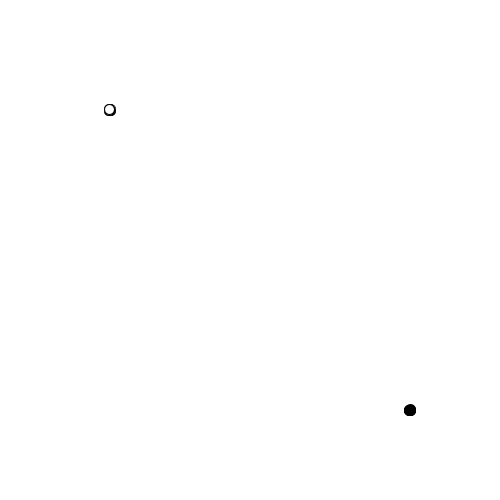
Frame 1 (no input)
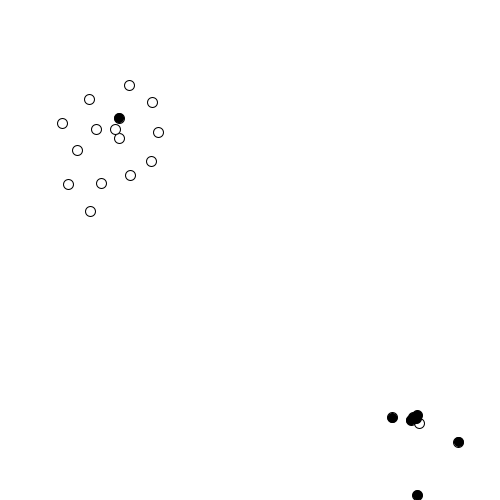
Frame 60 (the mouse pressed at the canvas centre just before this capture)
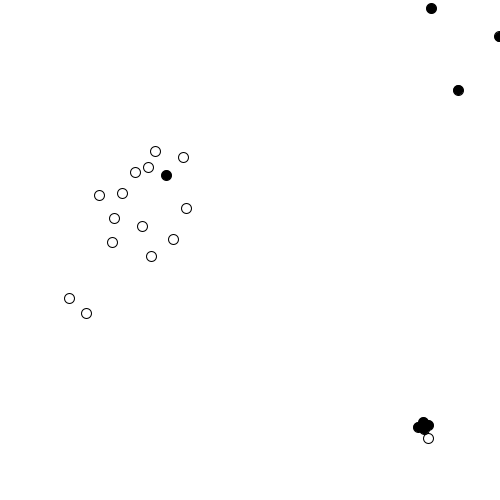
Frame 120 (the mouse held since frame 60 and released just before this capture)

The Processing sketch that drew these frames (run headless with seeded random() and noise(); from frame 60 on, the mouse is pressed at the canvas centre):

// Processing sketch: processing_123169
// ── processing_123169.pde


Flock1 flock1; 
Flock2 flock2; 
Flock3 flock3;// flock4;

boolean record1, record2, record3;

void setup() {
  size(500, 500);
  flock1 = new Flock1();
  flock2 = new Flock2();
  flock3 = new Flock3();
  //flock4 = new Flock();
  // Add an initial set of boids into the system
  for (int i = 0; i < 15; i++) {
    flock1.addBoid(new Boid(100, 100));
    //flock3.addBoid(new Boid(500, 0));
    //flock4.addBoid(new Boid(500, 500));
  }
  for (int i = 0; i < 5; i++) {
    flock2.addBoid2(new Boid2(400, 400));
  }
  for (int i = 0; i < 3; i++) {
    flock3.addBoid3(new Boid3(400, 400));
  }
}

void draw() {
  background(255);
  flock1.run();
  flock2.run();
  flock3.run();
  //flock4.run();
  
   if (record1) {
    flock1.addBoid(new Boid(mouseX, mouseY));
  }
 
  if (record1) {
    record1 = false;
  }
  if (record2) {
    flock2.addBoid2(new Boid2(mouseX, mouseY));
  }
 
  if (record2) {
    record2 = false;
  }
}

/*
// Add a new boid into the System
void mousePressed() {
  flock1.addBoid(new Boid(mouseX, mouseY));
}

/*
void keyPressed() {
  flock2.addBoid2(new Boid2(mouseX, mouseY));
}
*/

// Use a keypress so thousands of files aren't created
void keyPressed() {
  if (key == 'w') {
   record1 = true;
  }
  if (key == 'b') {
   record2 = true;
  }
}



// The Boid class

class Boid {

  PVector location, velocity, acceleration;
  float r;
  float maxforce;    // Maximum steering force
  float maxspeed;    // Maximum speed

    Boid(float x, float y) {
    acceleration = new PVector(0, 0);

    // This is a new PVector method not yet implemented in JS
    // velocity = PVector.random2D();

    // Leaving the code temporarily this way so that this example runs in JS
    float angle = random(TWO_PI);
    velocity = new PVector(cos(angle), sin(angle));

    location = new PVector(x, y);
    r = 2.0;
    maxspeed = 2;
    maxforce = 0.03;
  }

  void run(ArrayList<Boid> boids) {
    flock(boids);
    update();
    borders();
    render();
  }

  void applyForce(PVector force) {
    // We could add mass here if we want A = F / M
    acceleration.add(force);
  }

  // We accumulate a new acceleration each time based on three rules
  void flock(ArrayList<Boid> boids) {
    PVector sep = separate(boids);   // Separation
    PVector ali = align(boids);      // Alignment
    PVector coh = cohesion(boids);   // Cohesion
    // Arbitrarily weight these forces
    sep.mult(1.5);
    ali.mult(1.0);
    coh.mult(1.0);
    // Add the force vectors to acceleration
    applyForce(sep);
    applyForce(ali);
    applyForce(coh);
  }

  // Method to update location
  void update() {
    // Update velocity
    velocity.add(acceleration);
    // Limit speed
    velocity.limit(maxspeed);
    location.add(velocity);
    // Reset accelertion to 0 each cycle
    acceleration.mult(0);
  }

  // A method that calculates and applies a steering force towards a target
  // STEER = DESIRED MINUS VELOCITY
  PVector seek(PVector target) {
    PVector desired = PVector.sub(target, location);  // A vector pointing from the location to the target
    // Scale to maximum speed
    desired.normalize();
    desired.mult(maxspeed);

    // Above two lines of code below could be condensed with new PVector setMag() method
    // Not using this method until Processing.js catches up
    // desired.setMag(maxspeed);

    // Steering = Desired minus Velocity
    PVector steer = PVector.sub(desired, velocity);
    steer.limit(maxforce);  // Limit to maximum steering force
    return steer;
  }

  void render() {
    // Draw a triangle rotated in the direction of velocity
    float theta = velocity.heading2D() + radians(90);
    // heading2D() above is now heading() but leaving old syntax until Processing.js catches up

    //fill(200, 100);
    stroke(0);
    pushMatrix();
    translate(location.x, location.y);
    ellipse(10, 10, 10, 10);
    fill(255);  
    /*
    rotate(theta);
     beginShape(TRIANGLES);
     vertex(0, -r*2);
     vertex(-r, r*2);
     vertex(r, r*2);
     endShape();
     */
    popMatrix();
  }


 // Bounding Box
  void borders() {
    if (location.x < 0 && velocity.x < 0) velocity.x *= -1;
    if (location.y < 0 && velocity.y < 0 ) velocity.y *= -1;

    if (location.x > width+r && velocity.x < width+r) velocity.x *= -1;
    if (location.y > height+r && velocity.y < height+r) velocity.y *= -1;
  }

  // Separation
  // Method checks for nearby boids and steers away
  PVector separate (ArrayList<Boid> boids) {
    float desiredseparation = 25.0f;
    PVector steer = new PVector(0, 0, 0);
    int count = 0;
    // For every boid in the system, check if it's too close
    for (Boid other : boids) {
      float d = PVector.dist(location, other.location);
      // If the distance is greater than 0 and less than an arbitrary amount (0 when you are yourself)
      if ((d > 0) && (d < desiredseparation)) {
        // Calculate vector pointing away from neighbor
        PVector diff = PVector.sub(location, other.location);
        diff.normalize();
        diff.div(d);        // Weight by distance
        steer.add(diff);
        count++;            // Keep track of how many
      }
    }
    // Average -- divide by how many
    if (count > 0) {
      steer.div((float)count);
    }

    // As long as the vector is greater than 0
    if (steer.mag() > 0) {
      // First two lines of code below could be condensed with new PVector setMag() method
      // Not using this method until Processing.js catches up
      // steer.setMag(maxspeed);

      // Implement Reynolds: Steering = Desired - Velocity
      steer.normalize();
      steer.mult(maxspeed);
      steer.sub(velocity);
      steer.limit(maxforce);
    }
    return steer;
  }

  // Alignment
  // For every nearby boid in the system, calculate the average velocity
  PVector align (ArrayList<Boid> boids) {
    float neighbordist = 50;
    PVector sum = new PVector(0, 0);
    int count = 0;
    for (Boid other : boids) {
      float d = PVector.dist(location, other.location);
      if ((d > 0) && (d < neighbordist)) {
        sum.add(other.velocity);
        count++;
      }
    }
    if (count > 0) {
      sum.div((float)count);
      // First two lines of code below could be condensed with new PVector setMag() method
      // Not using this method until Processing.js catches up
      // sum.setMag(maxspeed);

      // Implement Reynolds: Steering = Desired - Velocity
      sum.normalize();
      sum.mult(maxspeed);
      PVector steer = PVector.sub(sum, velocity);
      steer.limit(maxforce);
      return steer;
    } 
    else {
      return new PVector(0, 0);
    }
  }

  // Cohesion
  // For the average location (i.e. center) of all nearby boids, calculate steering vector towards that location
  PVector cohesion (ArrayList<Boid> boids) {
    float neighbordist = 50;
    PVector sum = new PVector(0, 0);   // Start with empty vector to accumulate all locations
    int count = 0;
    for (Boid other : boids) {
      float d = PVector.dist(location, other.location);
      if ((d > 0) && (d < neighbordist)) {
        sum.add(other.location); // Add location
        count++;
      }
    }
    if (count > 0) {
      sum.div(count);
      return seek(sum);  // Steer towards the location
    } 
    else {
      return new PVector(0, 0);
    }
  }
}


// The Boid2 class

class Boid2 {

  PVector location, velocity, acceleration;
  float r;
  float maxforce;    // Maximum steering force
  float maxspeed;    // Maximum speed

    Boid2(float x, float y) {
    acceleration = new PVector(0, 0);

    // This is a new PVector method not yet implemented in JS
    // velocity = PVector.random2D();

    // Leaving the code temporarily this way so that this example runs in JS
    float angle = random(TWO_PI);
    velocity = new PVector(cos(angle), sin(angle));

    location = new PVector(x, y);
    r = 5.0;
    maxspeed = 0.3;
    maxforce = 0.03;
  }

  void run(ArrayList<Boid2> boids2) {
    flock(boids2);
    update();
    borders();
    render();
  }

  void applyForce(PVector force) {
    // We could add mass here if we want A = F / M
    acceleration.add(force);
  }

  // We accumulate a new acceleration each time based on three rules
  void flock(ArrayList<Boid2> boids2) {
    PVector sep = separate(boids2);   // Separation
    PVector ali = align(boids2);      // Alignment
    PVector coh = cohesion(boids2);   // Cohesion
    // Arbitrarily weight these forces
    sep.mult(1.5);
    ali.mult(1.0);
    coh.mult(1.0);
    // Add the force vectors to acceleration
    applyForce(sep);
    applyForce(ali);
    applyForce(coh);
  }

  // Method to update location
  void update() {
    // Update velocity
    velocity.add(acceleration);
    // Limit speed
    velocity.limit(maxspeed);
    location.add(velocity);
    // Reset accelertion to 0 each cycle
    acceleration.mult(0);
  }

  // A method that calculates and applies a steering force towards a target
  // STEER = DESIRED MINUS VELOCITY
  PVector seek(PVector target) {
    PVector desired = PVector.sub(target, location);  // A vector pointing from the location to the target
    // Scale to maximum speed
    desired.normalize();
    desired.mult(maxspeed);

    // Above two lines of code below could be condensed with new PVector setMag() method
    // Not using this method until Processing.js catches up
    // desired.setMag(maxspeed);

    // Steering = Desired minus Velocity
    PVector steer = PVector.sub(desired, velocity);
    steer.limit(maxforce);  // Limit to maximum steering force
    return steer;
  }

  void render() {
    // Draw a triangle rotated in the direction of velocity
    float theta = velocity.heading2D() + radians(90);
    // heading2D() above is now heading() but leaving old syntax until Processing.js catches up

    //fill(200, 100);
    stroke(0);
    pushMatrix();
    translate(location.x, location.y);
    ellipse(10, 10, 10, 10);
    fill(0);  
    /*
    rotate(theta);
     beginShape(TRIANGLES);
     vertex(0, -r*2);
     vertex(-r, r*2);
     vertex(r, r*2);
     endShape();
     */
    popMatrix();
  }


  // Wraparound
  void borders() {
    if (location.x < -r) location.x = width+r;
    if (location.y < -r) location.y = height+r;
    if (location.x > width+r) location.x = -r;
    if (location.y > height+r) location.y = -r;
  }

  // Separation
  // Method checks for nearby boids and steers away
  PVector separate (ArrayList<Boid2> boids2) {
    float desiredseparation = 25.0f;
    PVector steer = new PVector(0, 0, 0);
    int count = 0;
    // For every boid in the system, check if it's too close
    for (Boid2 other : boids2) {
      float d = PVector.dist(location, other.location);
      // If the distance is greater than 0 and less than an arbitrary amount (0 when you are yourself)
      if ((d > 0) && (d < desiredseparation)) {
        // Calculate vector pointing away from neighbor
        PVector diff = PVector.sub(location, other.location);
        diff.normalize();
        diff.div(d);        // Weight by distance
        steer.add(diff);
        count++;            // Keep track of how many
      }
    }
    // Average -- divide by how many
    if (count > 0) {
      steer.div((float)count);
    }

    // As long as the vector is greater than 0
    if (steer.mag() > 0) {
      // First two lines of code below could be condensed with new PVector setMag() method
      // Not using this method until Processing.js catches up
      // steer.setMag(maxspeed);

      // Implement Reynolds: Steering = Desired - Velocity
      steer.normalize();
      steer.mult(maxspeed);
      steer.sub(velocity);
      steer.limit(maxforce);
    }
    return steer;
  }

  // Alignment
  // For every nearby boid in the system, calculate the average velocity
  PVector align (ArrayList<Boid2> boids2) {
    float neighbordist = 50;
    PVector sum = new PVector(0, 0);
    int count = 0;
    for (Boid2 other : boids2) {
      float d = PVector.dist(location, other.location);
      if ((d > 0) && (d < neighbordist)) {
        sum.add(other.velocity);
        count++;
      }
    }
    if (count > 0) {
      sum.div((float)count);
      // First two lines of code below could be condensed with new PVector setMag() method
      // Not using this method until Processing.js catches up
      // sum.setMag(maxspeed);

      // Implement Reynolds: Steering = Desired - Velocity
      sum.normalize();
      sum.mult(maxspeed);
      PVector steer = PVector.sub(sum, velocity);
      steer.limit(maxforce);
      return steer;
    } 
    else {
      return new PVector(0, 0);
    }
  }

  // Cohesion
  // For the average location (i.e. center) of all nearby boids, calculate steering vector towards that location
  PVector cohesion (ArrayList<Boid2> boids2) {
    float neighbordist = 50;
    PVector sum = new PVector(0, 0);   // Start with empty vector to accumulate all locations
    int count = 0;
    for (Boid2 other : boids2) {
      float d = PVector.dist(location, other.location);
      if ((d > 0) && (d < neighbordist)) {
        sum.add(other.location); // Add location
        count++;
      }
    }
    if (count > 0) {
      sum.div(count);
      return seek(sum);  // Steer towards the location
    } 
    else {
      return new PVector(0, 0);
    }
  }
}


// The Boid3 class

class Boid3 {

  PVector location, velocity, acceleration;
  float r;
  float maxforce;    // Maximum steering force
  float maxspeed;    // Maximum speed

    Boid3(float x, float y) {
    acceleration = new PVector(0, 0);

    // This is a new PVector method not yet implemented in JS
    // velocity = PVector.random2D();

    // Leaving the code temporarily this way so that this example runs in JS
    float angle = random(TWO_PI);
    velocity = new PVector(cos(angle), sin(angle));

    location = new PVector(x, y);
    r = 5.0;
    maxspeed = 1.9;
    maxforce = 0.06;
  }

  void run(ArrayList<Boid3> boids3) {
    flock(boids3);
    update();
    borders();
    render();
  }

  void applyForce(PVector force) {
    // We could add mass here if we want A = F / M
    acceleration.add(force);
  }

  // We accumulate a new acceleration each time based on three rules
  void flock(ArrayList<Boid3> boids3) {
    PVector sep = separate(boids3);   // Separation
    PVector ali = align(boids3);      // Alignment
    PVector coh = cohesion(boids3);   // Cohesion
    // Arbitrarily weight these forces
    sep.mult(1.5);
    ali.mult(1.0);
    coh.mult(0.5);
    // Add the force vectors to acceleration
    applyForce(sep);
    applyForce(ali);
    applyForce(coh);
  }

  // Method to update location
  void update() {
    // Update velocity
    velocity.add(acceleration);
    // Limit speed
    velocity.limit(maxspeed);
    location.add(velocity);
    // Reset accelertion to 0 each cycle
    acceleration.mult(0);
  }

  // A method that calculates and applies a steering force towards a target
  // STEER = DESIRED MINUS VELOCITY
  PVector seek(PVector target) {
    PVector desired = PVector.sub(target, location);  // A vector pointing from the location to the target
    // Scale to maximum speed
    desired.normalize();
    desired.mult(maxspeed);

    // Above two lines of code below could be condensed with new PVector setMag() method
    // Not using this method until Processing.js catches up
    // desired.setMag(maxspeed);

    // Steering = Desired minus Velocity
    PVector steer = PVector.sub(desired, velocity);
    steer.limit(maxforce);  // Limit to maximum steering force
    return steer;
  }

  void render() {
    // Draw a triangle rotated in the direction of velocity
    float theta = velocity.heading2D() + radians(90);
    // heading2D() above is now heading() but leaving old syntax until Processing.js catches up

    //fill(200, 100);
    stroke(0);
    pushMatrix();
    translate(location.x, location.y);
    ellipse(10, 10, 10, 10);
    noStroke();
    fill(0);  //225,225,100
    /*
    rotate(theta);
     beginShape(TRIANGLES);
     vertex(0, -r*2);
     vertex(-r, r*2);
     vertex(r, r*2);
     endShape();
     */
    popMatrix();
  }


  // Wraparound
  void borders() {
    if (location.x < -r) location.x = width+r;
    if (location.y < -r) location.y = height+r;
    if (location.x > width+r) location.x = -r;
    if (location.y > height+r) location.y = -r;
  }

  // Separation
  // Method checks for nearby boids and steers away
  PVector separate (ArrayList<Boid3> boids3) {
    float desiredseparation = 50.0f;
    PVector steer = new PVector(0, 0, 0);
    int count = 0;
    // For every boid in the system, check if it's too close
    for (Boid3 other : boids3) {
      float d = PVector.dist(location, other.location);
      // If the distance is greater than 0 and less than an arbitrary amount (0 when you are yourself)
      if ((d > 0) && (d < desiredseparation)) {
        // Calculate vector pointing away from neighbor
        PVector diff = PVector.sub(location, other.location);
        diff.normalize();
        diff.div(d);        // Weight by distance
        steer.add(diff);
        count++;            // Keep track of how many
      }
    }
    // Average -- divide by how many
    if (count > 0) {
      steer.div((float)count);
    }

    // As long as the vector is greater than 0
    if (steer.mag() > 0) {
      // First two lines of code below could be condensed with new PVector setMag() method
      // Not using this method until Processing.js catches up
      // steer.setMag(maxspeed);

      // Implement Reynolds: Steering = Desired - Velocity
      steer.normalize();
      steer.mult(maxspeed);
      steer.sub(velocity);
      steer.limit(maxforce);
    }
    return steer;
  }

  // Alignment
  // For every nearby boid in the system, calculate the average velocity
  PVector align (ArrayList<Boid3> boids3) {
    float neighbordist = 100;
    PVector sum = new PVector(0, 0);
    int count = 0;
    for (Boid3 other : boids3) {
      float d = PVector.dist(location, other.location);
      if ((d > 0) && (d < neighbordist)) {
        sum.add(other.velocity);
        count++;
      }
    }
    if (count > 0) {
      sum.div((float)count);
      // First two lines of code below could be condensed with new PVector setMag() method
      // Not using this method until Processing.js catches up
      // sum.setMag(maxspeed);

      // Implement Reynolds: Steering = Desired - Velocity
      sum.normalize();
      sum.mult(maxspeed);
      PVector steer = PVector.sub(sum, velocity);
      steer.limit(maxforce);
      return steer;
    } 
    else {
      return new PVector(0, 0);
    }
  }

  // Cohesion
  // For the average location (i.e. center) of all nearby boids, calculate steering vector towards that location
  PVector cohesion (ArrayList<Boid3> boids3) {
    float neighbordist = 50;
    PVector sum = new PVector(0, 0);   // Start with empty vector to accumulate all locations
    int count = 0;
    for (Boid3 other : boids3) {
      float d = PVector.dist(location, other.location);
      if ((d > 0) && (d < neighbordist)) {
        sum.add(other.location); // Add location
        count++;
      }
    }
    if (count > 0) {
      sum.div(count);
      return seek(sum);  // Steer towards the location
    } 
    else {
      return new PVector(0, 0);
    }
  }
}


// The Flock (a list of Boid objects)

class Flock1 {
  ArrayList<Boid> boids; // An ArrayList for all the boids

    Flock1() {
    boids = new ArrayList<Boid>(); // Initialize the ArrayList
  }

  void run() {
    for (Boid b : boids) {
      b.run(boids);  // Passing the entire list of boids to each boid individually
    }
  }

  void addBoid(Boid b) {
    boids.add(b);
  }
}


// The Flock (a list of Boid2 objects)

class Flock2 {
  ArrayList<Boid2> boids2; // An ArrayList for all the boids

    Flock2() {
    boids2 = new ArrayList<Boid2>(); // Initialize the ArrayList
  }

  void run() {
    for (Boid2 b : boids2) {
      b.run(boids2);  // Passing the entire list of boids to each boid individually
    }
  }

  void addBoid2(Boid2 b) {
    boids2.add(b);
  }
}


// The Flock (a list of Boid2 objects)

class Flock3 {
  ArrayList<Boid3> boids3; // An ArrayList for all the boids

    Flock3() {
    boids3 = new ArrayList<Boid3>(); // Initialize the ArrayList
  }

  void run() {
    for (Boid3 b : boids3) {
      b.run(boids3);  // Passing the entire list of boids to each boid individually
    }
  }

  void addBoid3(Boid3 b) {
    boids3.add(b);
  }
}
